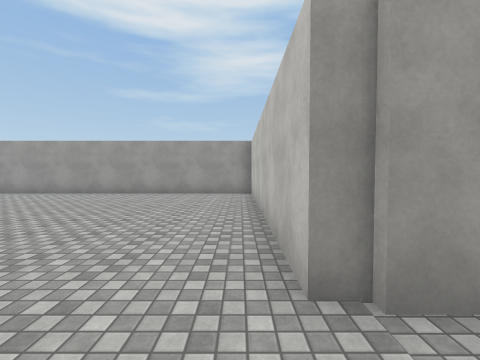
View 1 (above)

18 first-person views from a walk through a scene from a Unity 3-D project. The camera is 1.5 m above the floor, tilts 2° down and sees 90° across. The floor is counted in squares, 2 m on a side. Each view is taken from the middle of a square. On the plan, view 1 faces up. The plan holds only what a view shows up to about 9 squares ahead; the rest is blank. The place goes on beyond the plan. The player character is not drawn. Surface patterns are stand-ins for the level's own textures.

View 2
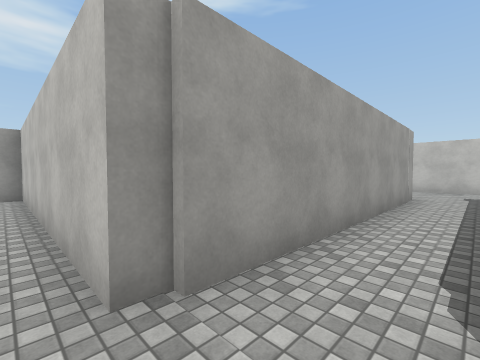

View 3
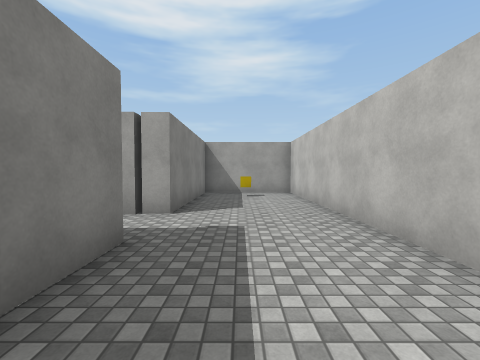

View 4
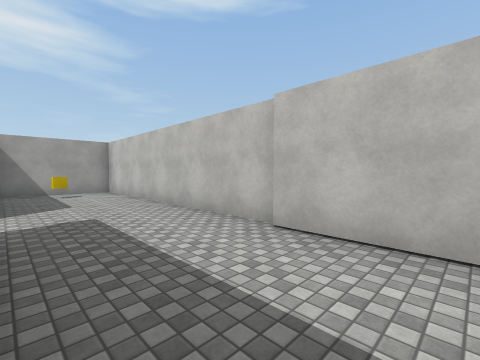

View 5
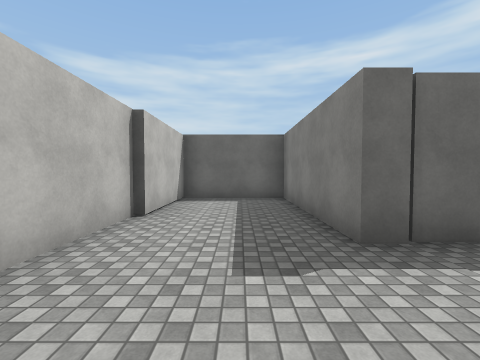

View 6
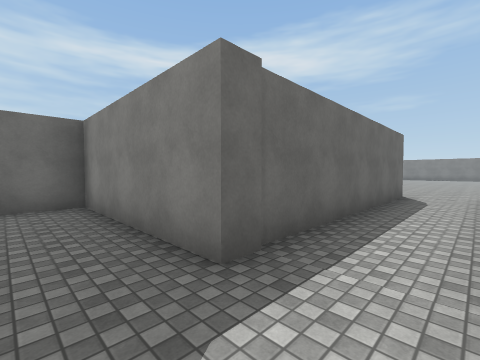

View 7
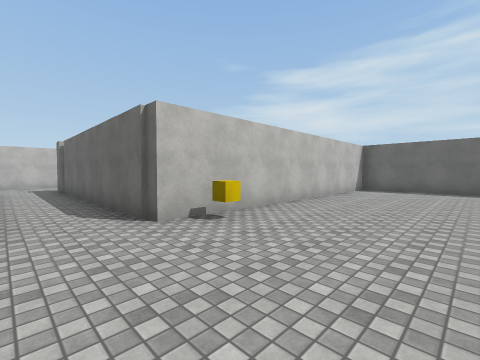

View 8
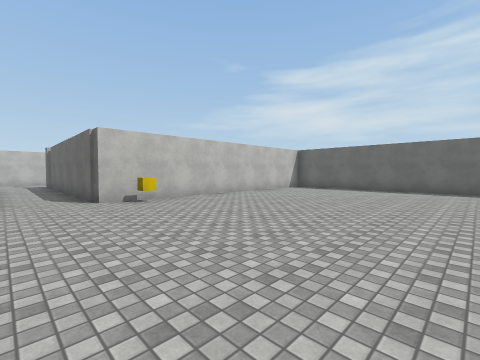

View 9
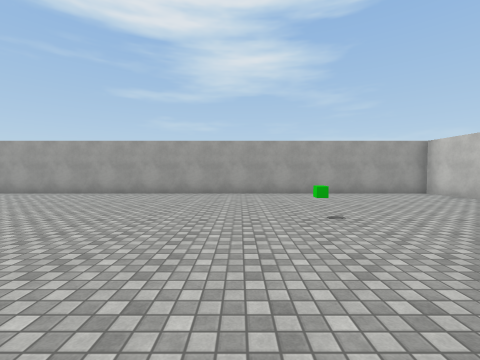

View 10
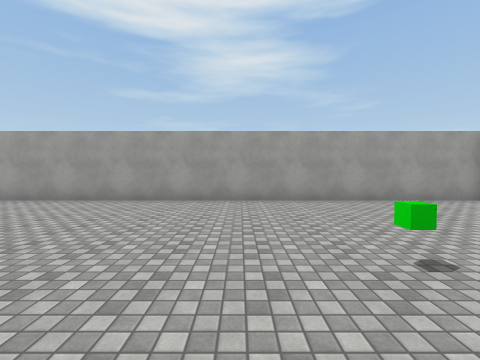

View 11
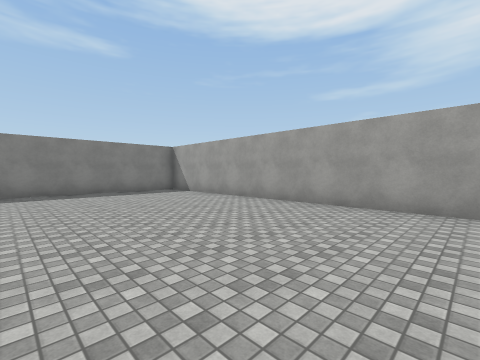

View 12
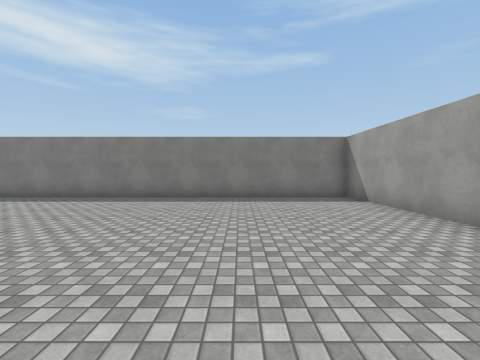

View 13
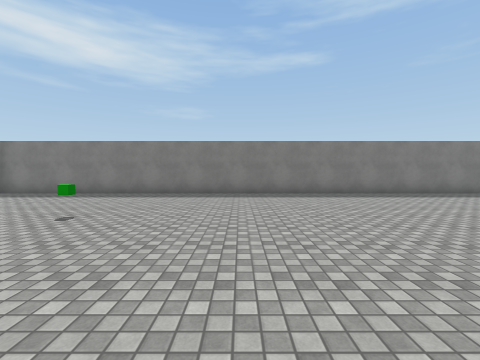

View 14
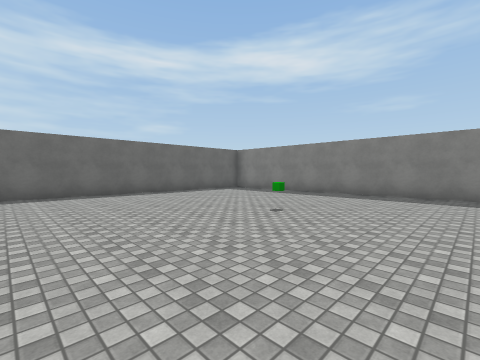

View 15
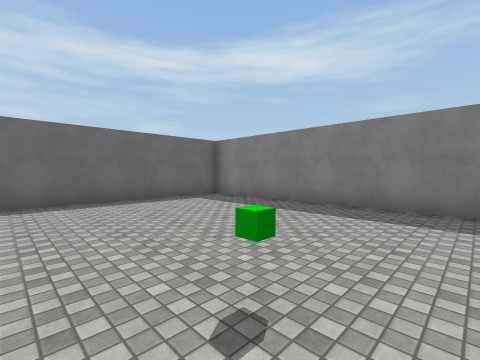

View 16
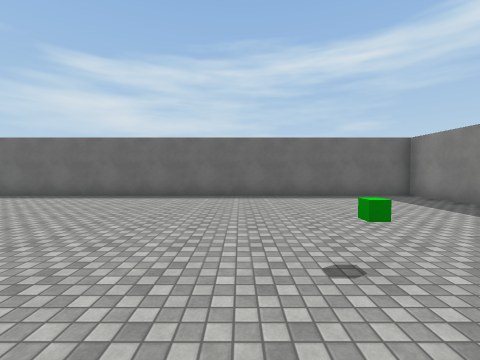

View 17
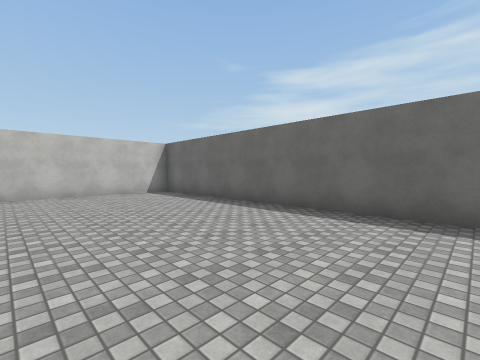

View 18
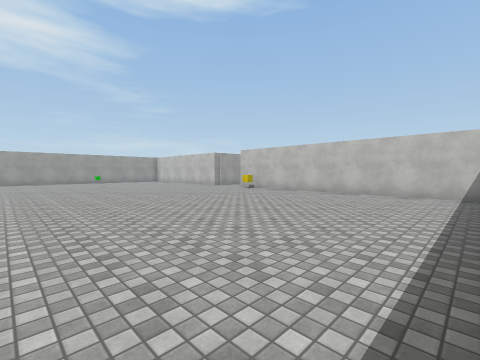

### Floor plan
Points are (right, up) in squares from view 1. A wall is a line through its corners. A room is listed if a view was taken in it or the views show most of it. See-through windows are left out.
Room 1 (views 1, 2, 3, 4, 5, 6)
walls: (10.8, -2.1) (10.8, 5.5) (7.8, 5.5) (7.8, 1.2) (0.4, 1.2); (0.4, -0.6) (7.8, -0.6) (7.8, -4.8) (10.6, -4.8) (10.6, -2)
ways out: opening at (0.5, 0.5) to room 2
objects: yellow cube (9, 4)
Room 2 (views 7, 8, 9, 10, 11, 12, 13, 14, 15, 16, 17, 18)
walls: (0.4, 1.2) (0.4, 8.2) (-17.3, 8.2) (-17.3, -9.4) (0.4, -9.4) (0.4, -0.6)
ways out: opening at (0.5, 0.5) to room 1
objects: green cube (-13, -4); green cube (-5, 4); yellow cube (0, -2)

Positions as (right, up) in squares from view 1, and headings:
1: (0, 0), facing up
2: (0, 0), facing up-right
3: (9, -3), facing up
4: (8, -4), facing up-right
5: (9, 2), facing down
6: (9, 1), facing down-left
7: (-3, 1), facing down-right
8: (-6, 1), facing down-right
9: (-6, 0), facing up
10: (-6, 2), facing up
11: (-8, 3), facing up-left
12: (-10, 5), facing left
13: (-9, -1), facing left
14: (-9, -1), facing down-left
15: (-12, -3), facing down-left
16: (-12, -2), facing down
17: (-8, -5), facing down-right
18: (-8, -9), facing up-right
